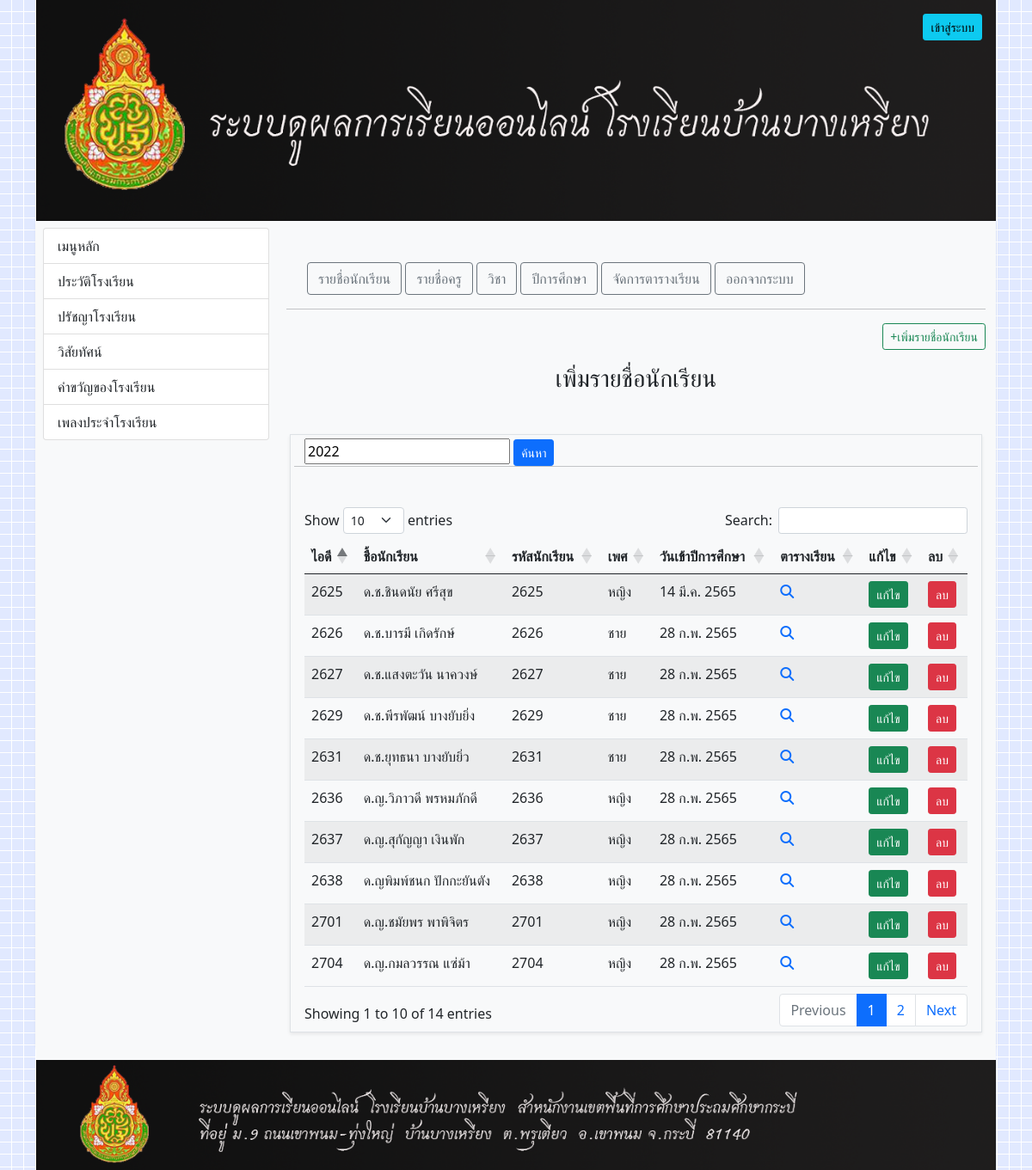
Before: /?op=admin-add-student (signed in) with the older database file.
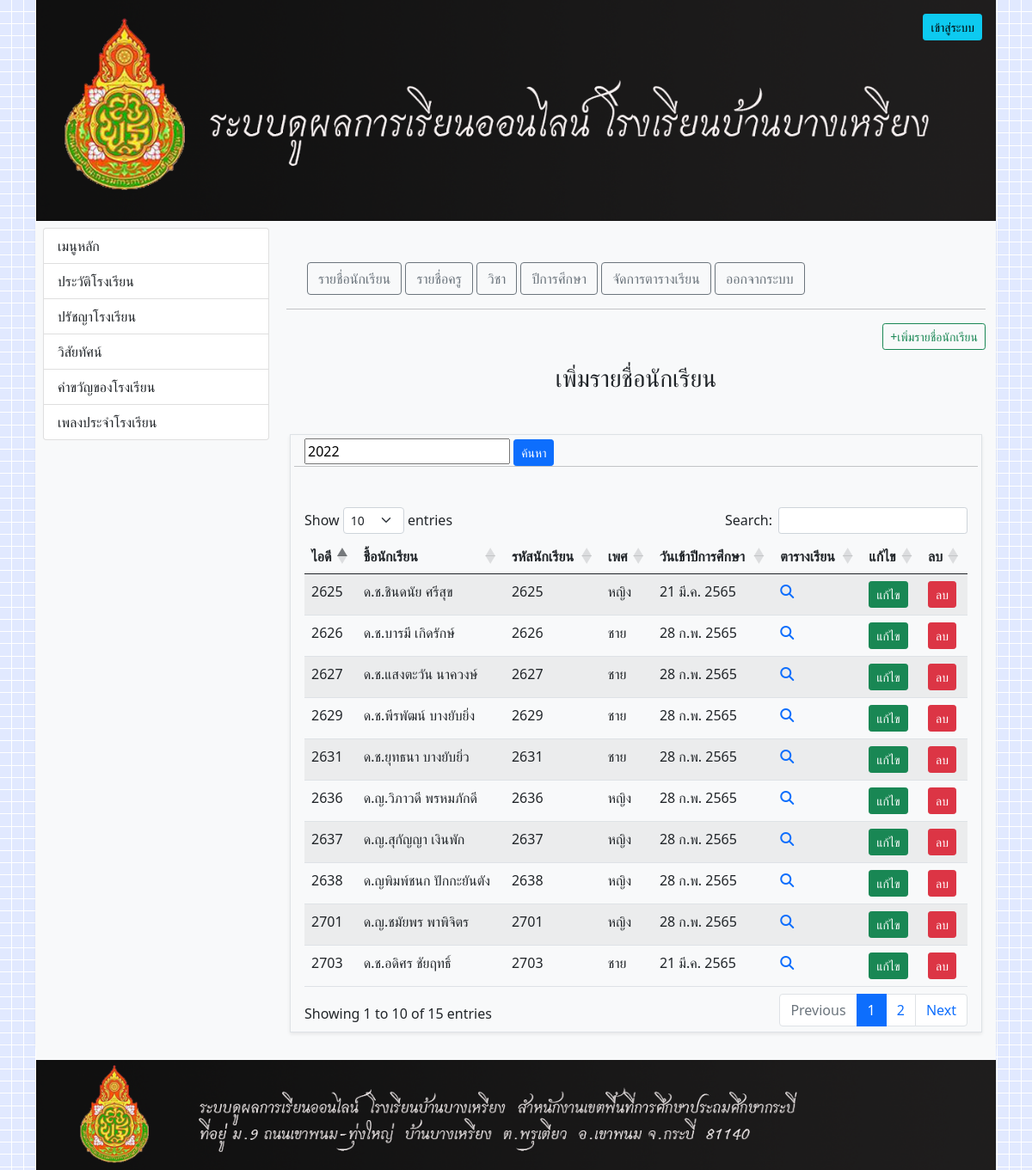
After: the same page with the newer database file.
### tables this page shows
CREATE TABLE `student_table` (
  `Std_ID` int(10) NOT NULL COMMENT 'รหัสนักเรียน',
  `Std_user` varchar(20) NOT NULL COMMENT 'ชื้อผู้ใช้',
  `Std_password` varchar(40) NOT NULL COMMENT 'รหัสผ่าน',
  `Std_firstname` varchar(50) NOT NULL COMMENT 'ชื้อนักเรียน',
  `Std_lastname` varchar(50) NOT NULL COMMENT 'นามสกุลนักเรียน',
  `Std_sex` varchar(5) NOT NULL COMMENT 'เพศนักเรียน',
  `Std_yearOfStudent` date DEFAULT NULL COMMENT 'ปีการศึกษา',
  `Std_image` varchar(150) DEFAULT NULL,
  `yearClass` int(11) DEFAULT NULL,
  `Std_status` int(11) NOT NULL DEFAULT '0' COMMENT 'สถานะ'
);

### index.php (called while the page is built, shortened)
<?php
include_once('Connections/DataBcon.php');
include_once('optionclass/option.class.php');
include_once('layout/layout.php');

### actionclass/student.action.class.php (called while the page is built, shortened)
<?php
class studentActionClass extends db_connect {
    static public function getStudentYearAll($year){
        $sql = "SELECT * FROM student_table WHERE Std_yearOfStudent LIKE '%$year%' AND Std_status = ?";
        $data = array(0);
        return self::getExecute($sql, $data);
    }
}

### Connections/DataBcon.php (called while the page is built, shortened)
<?php
class db_connect {
    static private function conn(){
        $servername = "localhost";
        $username = "root";
        $password = "123456789";
        $db = 'schoolbang';
        $conn = new PDO("mysql:host=$servername;dbname=$db", $username, $password, array(PDO::MYSQL_ATTR_INIT_COMMAND => 'SET NAMES \'UTF8\''));
        $conn->setAttribute(PDO::ATTR_ERRMODE, PDO::ERRMODE_EXCEPTION);
        return $conn;
    }
    static public function getExecute($sql, $data){
        $sth = self::conn()->prepare($sql);
        $sth->execute($data);
        return $sth->fetchAll(PDO::FETCH_ASSOC);
    }
}

### optionclass/option.class.php (called while the page is built, shortened)
<?php
class optionclass extends db_connect{
    static public function DateThai($strDate)
    {
        $date = date_create($strDate);
        $strYear = intval(date_format($date, "Y")) + 543;
        $strMonth = intval(date_format($date, "m"));
        $strDay = intval(date_format($date, "d"));
        $strMonthCut = array("", "ม.ค.", "ก.พ.", "มี.ค.", "เม.ย.", "พ.ค.", "มิ.ย.", "ก.ค.", "ส.ค.", "ก.ย.", "ต.ค.", "พ.ย.", "ธ.ค.");
        $strMonthThai = $strMonthCut[intval($strMonth)];
        return "$strDay $strMonthThai $strYear";
    }
}

### component/admin.add.student.php (the view, shortened to what this page needs)
<?php
$Std_firstname = null;
$Std_lastname = null;
$Std_user = null;
$Std_sex = null;
$Std_image = null;
$yearClass = null;
if(isset($_POST['btnSearch'])){
    $year = $_POST['year'];
    $resData = studentActionClass::getStudentYearAll($_POST['year']);
}else{
    $year = date('Y');
    $resData = studentActionClass::getStudentYearAll(date('Y'));
}
?>
<div class="text-end">
    <a href="?op=admin-add-student&status=add" class="btn btn-sm btn-outline-success">+เพิ่มรายชื่อนักเรียน</a>
</div>
<div class="container p-3">
    <div class="text-center">
        <h3>เพิ่มรายชื่อนักเรียน</h3>
    </div>
    <?php if(isset($_GET['status'])):?>
    <form action="" enctype="multipart/form-data" method="post">
        <div class="row justify-content-center">
            <div class="col-6">
                <?php if($Std_image !== null || $Std_image !== ""):?>
                    <div class="mb-3">
                        <img src="<?php echo $Std_image ?>" class="w-25" alt="">
                    </div>
                <?php endif;?>
                <div class="mb-3">
                    <label class="form-label">โปรไฟล์</label>
                    <input type="file" class="form-control form-control-sm" accept="image/*" name="myfile" id="">
                </div>
                <div class="mb-3">
                    <label class="form-label">ชื่อ</label>
                    <input type="text" required name="Std_firstname" class="form-control form-control-sm" value="<?php echo $Std_firstname ?>">
                </div>
                <div class="mb-3">
                    <label class="form-label">สกุล</label>
                    <input type="text" required name="Std_lastname" class="form-control form-control-sm" value="<?php echo $Std_lastname ?>">
                </div>
                <hr>
                <div class="mb-3">
                    <label class="form-label">รหัสนักเรียน</label>
                    <input type="text" required name="Std_user" class="form-control form-control-sm" value="<?php echo $Std_user ?>">
                </div>
                <div class="mb-3">
                    <label class="form-label">ชั้นเรียน</label>
                    <?php
                        $yearclass = adminAddYearclassClass::getDataAll();
                    ?>
                    <select class="form-select form-select-sm" name="yearClass">
                        <option selected disabled value="">---เลือกชั้นเรียน---</option>
                        <?php foreach($yearclass as $item):?>
                        <option <?php if($yearClass === $item['id']) echo 'selected' ?> value="<?php echo $item['id']?>"><?php echo $item['yearClassName'] ?></option>
                        <?php endforeach; ?>
                    </select>
                </div>
                <div class="mb-3">
                    <label class="form-label">เพศ</label>
                    <select required name="Std_sex" class="form-select form-select-sm">
                        <option <?php if ($Std_sex === 'ชาย') echo 'selected' ?> value="ชาย">ชาย</option>
                        <option <?php if ($Std_sex === 'หญิง') echo 'selected' ?> value="หญิง">หญิง</option>
                    </select>
                </div>
                <div class="mb-3">
                    <label class="form-label">วันเข้าปีการศึกษา</label>
                    <input required type="date" name="Std_yearOfStudent" class="form-control form-control-sm" value="<?php echo date('Y-m-d') ?>">
                </div>
                <div class="mb-3">
                    <button type="submit" name="btnSave" class="btn btn-sm btn-primary w-100">บันทึกข้อมูล</button>
                </div>
            </div>
        </div>
    </form>
    <?php else:?>
    <div class="row border shadow-sm mt-5 p-1">
        <div class="d-flex justify-content-start">
            <form action="" enctype="multipart/form-data" method="post">
                <input type="text" name="year" value="<?php echo $year?>" placeholder="ค้นหาปีการศึกษา ค.ศ."> <button type="submit" name="btnSearch" class="btn btn-sm btn-primary">ค้นหา</button>
            </form>
        </div>
        <hr>
        <br><br>
        <table id="example" class="table table-striped" style="width:100%">
            <thead>
                <tr>
                    <th>ไอดี</th>
                    <th>ชื้อนักเรียน</th>
                    <th>รหัสนักเรียน</th>
                    <th>เพศ</th>
                    <th>วันเข้าปีการศึกษา</th>
                    <th>ตารางเรียน</th>
                    <th>แก้ไข</th>
                    <th>ลบ</th>
                </tr>
            </thead>
            <tbody>
                <?php foreach ($resData as $item) : ?>
                    <tr>
                        <td><?php echo $item['Std_ID'] ?></td>
                        <td><?php echo "{$item['Std_firstname']} {$item['Std_lastname']}" ?></td>
                        <td><?php echo $item['Std_user'] ?></td>
                        <td><?php echo $item['Std_sex'] ?></td>
                        <td><?php echo optionclass::DateThai($item['Std_yearOfStudent']);?></td>
                        <td>
                            <a href="?op=admin-showClass-student&year=<?php echo (intval(date('Y')) + 543)?>&StdID=<?php echo $item['Std_ID']?>&Y=<?php echo $item['yearClass'];?>">
                                <i class="fa-solid fa-magnifying-glass"></i>
                            </a>
                        </td>
                        <td>
                            <a href="?op=admin-add-student&id=<?php echo $item['Std_user'] ?>&status=edit" class="btn btn-sm btn-success">แก้ไข</a>
                        </td>
                        <td>
                            <a href="?op=admin-add-student&did=<?php echo $item['Std_user'] ?>" onclick="if(!confirm('ฉันต้องการลบรายการนี้!')) return false" class="btn btn-sm btn-danger">ลบ</a>
                        </td>
                    </tr>
                <?php endforeach; ?>
            </tbody>
        </table>
    </div>
    <?php endif;?>
</div>

### layout/layout.php (shortened to what this page needs)
<!DOCTYPE html>
<html lang="en">
<head>
    <link href="https://cdn.jsdelivr.net/npm/bootstrap@5.1.3/dist/css/bootstrap.min.css" rel="stylesheet"
>
    <link rel="stylesheet" href="https://cdnjs.cloudflare.com/ajax/libs/twitter-bootstrap/5.0.1/css/bootstrap.min.css">
    <link rel="stylesheet" href="https://cdn.datatables.net/1.11.4/css/dataTables.bootstrap5.min.css">
    <link rel="stylesheet" href="https://cdnjs.cloudflare.com/ajax/libs/font-awesome/6.1.0/css/all.min.css" />
</head>
<body style="background-image: url(Photo/110930809.jpg);">
<div class="container">
    <section class="col-12 position-relative">
        <img src="Photo/หน้าปก.png" class="w-100" alt="">
        <a href="?op=login" style="z-index: 1;" class="position-absolute top-0 end-0 mt-3 me-3 btn btn-sm btn-info">เข้าสู่ระบบ</a>
    </section>
    <section class="container shadow-sm bg-light">
        <div class="row">
            <div class="col p-2">
                <div class="list-group">
                    <a href="?op=home" class="<?php if($_GET['op'] === 'home') echo 'active'?> list-group-item list-group-item-action">เมนูหลัก</a>
                    <a href="?op=history" class="<?php if($_GET['op'] === 'history') echo 'active'?> list-group-item list-group-item-action">ประวัติโรงเรียน</a>
                    <a href="?op=philoso" class="<?php if($_GET['op'] === 'philoso') echo 'active'?> list-group-item list-group-item-action">ปรัชญาโรงเรียน</a>
                    <a href="?op=vision" class="<?php if($_GET['op'] === 'vision') echo 'active'?> list-group-item list-group-item-action">วิสัยทัศน์</a>
                    <a href="?op=slogan" class="<?php if($_GET['op'] === 'slogan') echo 'active'?> list-group-item list-group-item-action">คำขวัญของโรงเรียน</a>
                    <a href="?op=song" class="<?php if($_GET['op'] === 'song') echo 'active'?> list-group-item list-group-item-action">เพลงประจำโรงเรียน</a>
                </div>
            </div>
            <div class="col-9">
                <?php
                    if(isset($_SESSION['status'])){
                        if($_SESSION['status'] === "admin"){
                            include_once('layout/admin.nav.php');
                        }else if($_SESSION['status'] === "teacher"){
                            include_once('layout/teacher.nav.php');
                        }else if($_SESSION['status'] === "student"){
                            include_once('layout/student.nav.php');
                        }
                        echo "<hr>";
                    }
                    if(isset($_GET['op'])){
                        $file = str_replace('-','.',$_GET['op']);
                        if(file_exists("component/$file.php")){
                            include_once("component/$file.php");
                        }else{
                            include_once('component/404.php');
                        }
                    }else{
                        include_once('component/home.php');
                    }
                ?>
            </div>
        </div>
    </section>
    <section class="col-12 pt-3 bg-light">
        <img src="Photo/ข้างล้าง.png" class="w-100" alt="">
    </section>
</div>
</body>
</html>

### layout/admin.nav.php (shortened to what this page needs)
<div class="container mt-5">
    <div class="col-12">
        <a href="?op=admin-add-student" class="btn btn-outline-secondary">รายชื่อนักเรียน</a>
        <a href="?op=admin-add-teacher" class="btn btn-outline-secondary">รายชื่อครู</a>
        <a href="?op=admin-add-course" class="btn btn-outline-secondary">วิชา</a>
        <a href="?op=admin-add-yearclass" class="btn btn-outline-secondary">ปีการศึกษา</a>
        <a href="?op=admin-add-class" class="btn btn-outline-secondary">จัดการตารางเรียน</a>
        <?php include_once('btn.logout.php')?>
    </div>
</div>

### layout/btn.logout.php
<a href="logout.action.php" onclick="if(!confirm('ฉันต้องการออกจากระบบ!')) return false;" class="btn btn-outline-secondary">ออกจากระบบ</a>

Changed rows visible on the page:
no longer on this page (row edited): student_table: Std_ID "2704", Std_firstname "ด.ญ.กมลวรรณ", Std_lastname "แซ่ม้า", Std_user "2704", Std_sex "หญิง", Std_yearOfStudent "28 ก.พ. 2565"
changed student_table "ด.ช.ชินดนัย": Std_yearOfStudent "14 มี.ค. 2565" → "21 มี.ค. 2565"
now on this page (row edited): student_table: Std_ID "2703", Std_firstname "ด.ช.อดิศร", Std_lastname "ชัยฤทธิ์", Std_user "2703", Std_sex "ชาย", Std_yearOfStudent "21 มี.ค. 2565"
Other visible differences:
text written by a page script: "Show entries Search: Showing 1 to 10 of 14 entries Previous 1 2 Next" → "Show entries Search: Showing 1 to 10 of 15 entries Previous 1 2 Next"
